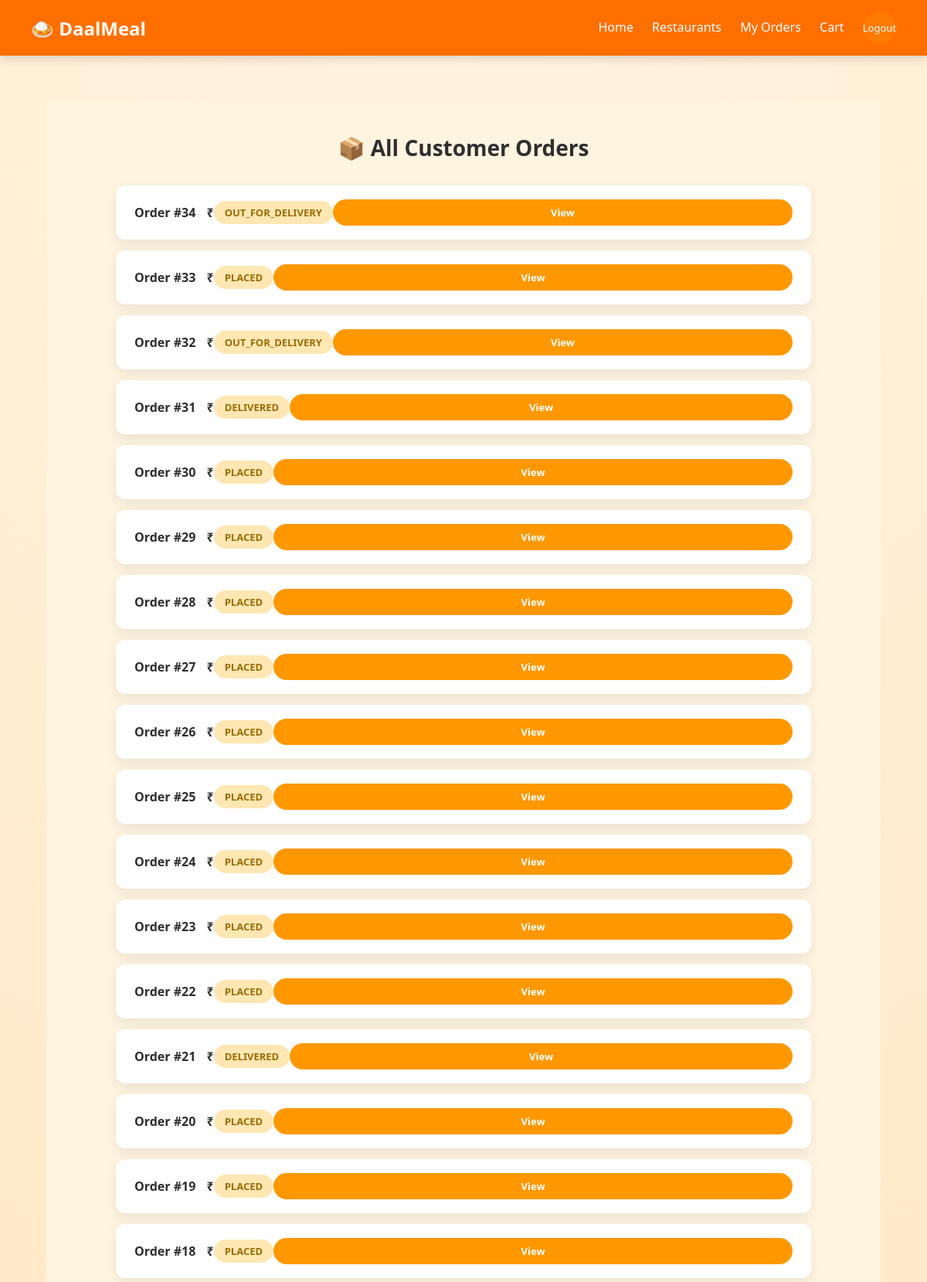
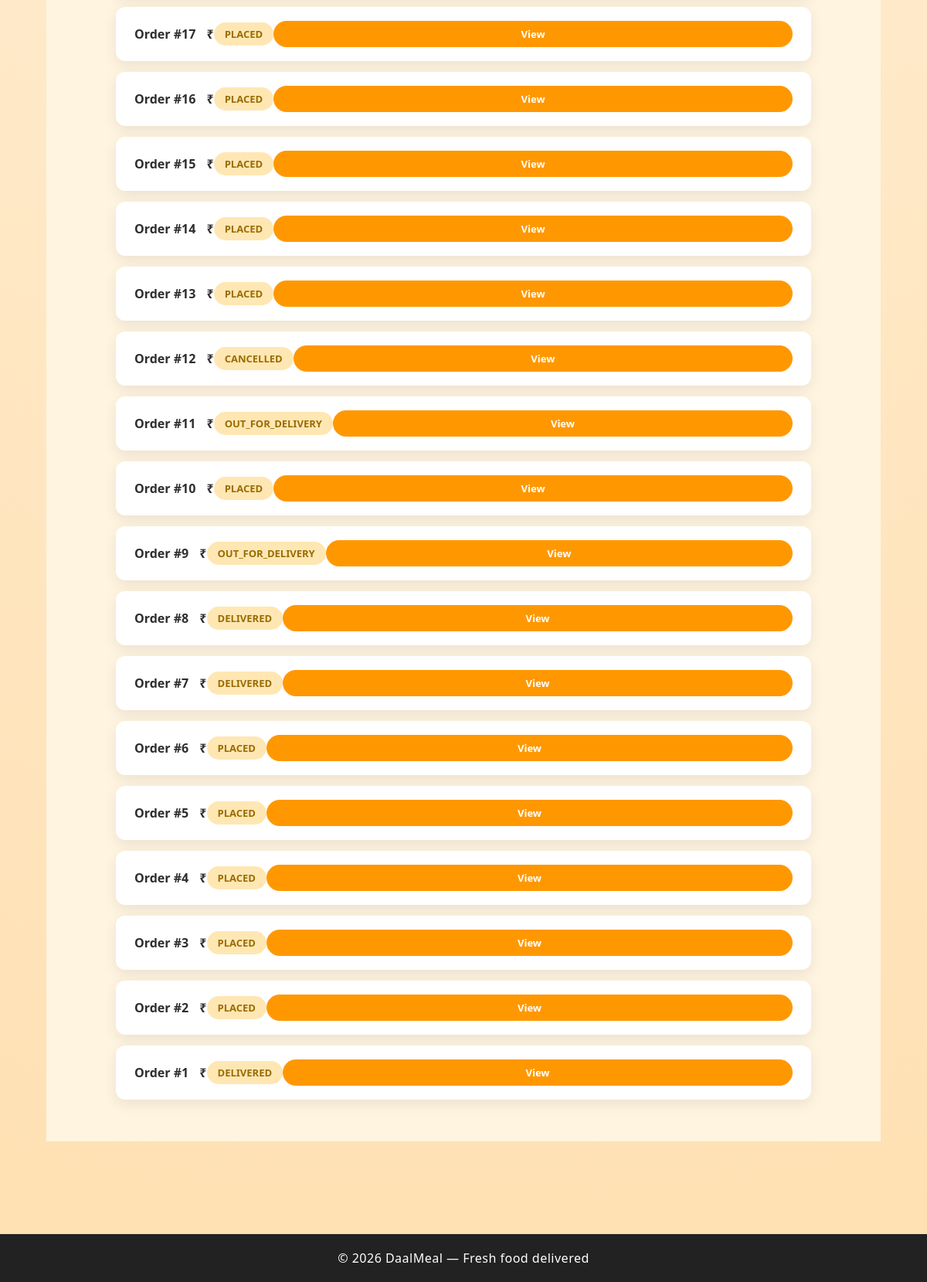
Screenshot of /dashboard/orders/ with the database file from the repository (2 pictures, top to bottom).
### delivery/models.py (models this page shows)
class Order(models.Model):
    STATUS_CHOICES = [
        ("PLACED", "Placed"),
        ("PREPARING", "Preparing"),
        ("OUT_FOR_DELIVERY", "Out for Delivery"),
        ("DELIVERED", "Delivered"),
        ("CANCELLED", "Cancelled"),
    ]
    customer = models.ForeignKey(User, on_delete=models.CASCADE)
    total_amount = models.FloatField()
    status = models.CharField(
        max_length=20,
        choices=STATUS_CHOICES,
        default="PLACED"
    )
    created_at = models.DateTimeField(auto_now_add=True)

### delivery/views.py (the view)
# urls.py: path("dashboard/orders/", views.admin_orders, name="admin_orders"),
def admin_orders(request):
    orders = Order.objects.all().order_by("-created_at")
    return render(request, "admin_orders.html", {"orders": orders})

### delivery/Templates/admin_orders.html
{% extends "base.html" %}
{% load static %}
{% block content %}
<div class="admin-orders-page">
    <h1 class="page-title">📦 All Customer Orders</h1>
    <div class="orders-list">
        {% for order in orders %}
        <div class="order-row">
            <div>
                <strong>Order #{{ order.id }}</strong>
                <span class="amount">₹{{ order.total }}</span>
            </div>
            <span class="status">{{ order.status }}</span>
            <a href="{% url 'admin_order_detail' order.id %}" class="btn btn-view">
                View
            </a>
        </div>
        {% empty %}
        <p class="empty-text">No orders found.</p>
        {% endfor %}
    </div>
</div>
{% endblock %}

### delivery/Templates/base.html (shortened to what this page needs)
<!DOCTYPE html>
<html lang="en">
<head>
    {% load static %}
    <link rel="stylesheet" href="{% static 'css/style.css' %}">
</head>
<body>
<nav class="navbar">
    <div class="logo">🍛 DaalMeal</div>
    <div class="nav-links">
        <a href="{% url 'home' %}">Home</a>
        <a href="{% url 'customer_restaurants' %}">Restaurants</a>
            <a href="{% url 'customer_orders' %}">My Orders</a>
            <a href="{% url 'view_cart' %}">Cart</a>
            <a href="{% url 'logout' %}" class="btn">Logout</a>
    </div>
</nav>
<div class="container">
    {% block content %}{% endblock %}
</div>
<footer>
    © 2026 DaalMeal — Fresh food delivered
</footer>
</body>
</html>

### delivery/static/css/style.css (style rules this page uses)
* { margin: 0; padding: 0; box-sizing: border-box; font-family: "Segoe UI", sans-serif; }
body { background: radial-gradient(circle at top, #fff3e0, #ffe0b2); min-height: 100vh; color: #2e2e2e; }
.navbar { position: sticky; top: 0; z-index: 1000; background: linear-gradient(135deg, #ff6f00, #ff8f00); padding: 14px 40px; display: flex; justify-content: space-between; align-items: center; }
.nav-links a { color: white; margin-left: 22px; text-decoration: none; font-weight: 500; }
footer { background: linear-gradient(90deg, #212121, #424242); letter-spacing: 0.5px; }
.navbar { position: sticky; top: 0; z-index: 1000; background: linear-gradient(90deg, #ff6f00, #e65100); box-shadow: 0 4px 12px rgba(0,0,0,0.15); }
.navbar { display: flex; justify-content: space-between; align-items: center; background: #ff6f00; padding: 15px 40px; color: white; }
.logo { font-size: 24px; font-weight: bold; }
.nav-links a { margin-left: 20px; text-decoration: none; color: white; font-weight: 500; }
.container { padding: 60px; }
footer { text-align: center; padding: 20px; margin-top: 60px; background: #222; color: white; }
.btn { display: inline-block; padding: 10px 16px; background: #ff7a00; color: white; text-decoration: none; border-radius: 20px; font-size: 14px; }
.btn { padding: 12px 22px; border-radius: 25px; text-decoration: none; font-weight: 600; font-size: 14px; }
.page-title { text-align: center; margin-bottom: 30px; font-size: 28px; }
.status { padding: 6px 14px; border-radius: 20px; font-size: 13px; font-weight: 600; }
.page-title { font-size: 28px; font-weight: 700; margin-bottom: 30px; }
.btn { flex: 1; text-align: center; padding: 10px 0; border-radius: 25px; font-size: 13px; font-weight: 600; color: white; text-decoration: none; transition: 0.2s ease; }
.btn { flex: 1; padding: 12px 0; border-radius: 25px; font-weight: 600; text-align: center; text-decoration: none; border: none; cursor: pointer; }
.admin-orders-page { background: #fff4e0; min-height: 100vh; padding: 40px; }
.orders-list { max-width: 900px; margin: auto; }
.order-row { background: #fff; padding: 18px 24px; border-radius: 12px; margin-bottom: 14px; display: flex; justify-content: space-between; align-items: center; box-shadow: 0 6px 18px rgba(0,0,0,0.08); }
.order-row .amount { margin-left: 10px; font-weight: 600; }
.status { background: #ffe7b3; color: #9a6b00; padding: 6px 14px; border-radius: 20px; font-size: 13px; font-weight: 600; }
.btn-view { background: #ff9800; color: #fff; padding: 8px 18px; border-radius: 20px; font-size: 13px; }
.btn-view { background: #ff9800; color: white; }

### rows the page displays
Order: id "34", status "OUT_FOR_DELIVERY"
Order: id "33", status "PLACED"
Order: id "32", status "OUT_FOR_DELIVERY"
Order: id "31", status "DELIVERED"
Order: id "30", status "PLACED"
Order: id "29", status "PLACED"
Order: id "28", status "PLACED"
Order: id "27", status "PLACED"
Order: id "26", status "PLACED"
Order: id "25", status "PLACED"
Order: id "24", status "PLACED"
Order: id "23", status "PLACED"
Order: id "22", status "PLACED"
Order: id "21", status "DELIVERED"
Order: id "20", status "PLACED"
Order: id "19", status "PLACED"
Order: id "18", status "PLACED"
Order: id "17", status "PLACED"
Order: id "16", status "PLACED"
Order: id "15", status "PLACED"
Order: id "14", status "PLACED"
Order: id "13", status "PLACED"
Order: id "12", status "CANCELLED"
Order: id "11", status "OUT_FOR_DELIVERY"
Order: id "10", status "PLACED"
Order: id "9", status "OUT_FOR_DELIVERY"
Order: id "8", status "DELIVERED"
Order: id "7", status "DELIVERED"
Order: id "6", status "PLACED"
Order: id "5", status "PLACED"
Order: id "4", status "PLACED"
Order: id "3", status "PLACED"
Order: id "2", status "PLACED"
Order: id "1", status "DELIVERED"
